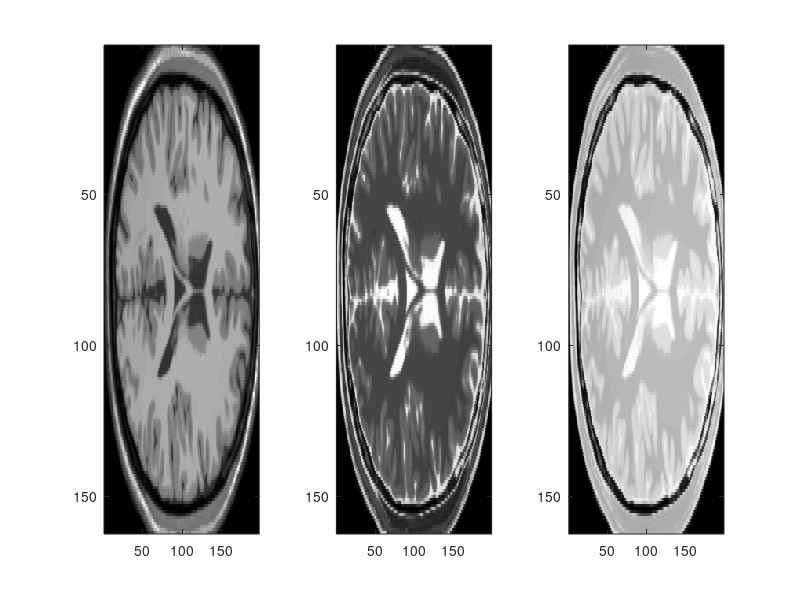

The MATLAB source for this figure: (Note: this script raises an error after producing the figure.)
% ----------------------------------- % 
% ------ Do not modify this code ---- %
% ------ Do not submit this code ---- % 
% ----------------------------------- % 
close all
clear all
clc

%%%%%%%%%%%%%%%%%%%%%%%%% 1) %%%%%%%%%%%%%%%%%%%%%%%%%%%%%
% Read and display an image
load Toy_T1_T2.mat
% Remove the following 3 variables underneath to revert to original
% t1 = [0.4, 0.5; 0.25, 0.2];
% t2 = [0.2, 0.6; 0.25, 0.1];
% pd = [1, 0.35; 0.25, 0.45];

figure, 
subplot(1,3,1), imagesc(t1)
subplot(1,3,2), imagesc(t2)
subplot(1,3,3), imagesc(pd), colormap gray
%%%%%%%%%%%%%%%%%%%%%%%%% 2) %%%%%%%%%%%%%%%%%%%%%%%%%%%%%
% Apply KMeans, the features are t1 t2 pd
% clusterCentersIn = [1 1 1; 1 1 0; 1 0 1; 0 1 1; 1 0 0; 0 1 0; 0 0 1; 0 0 0];
% do not uncomment the above line in your final code. Only uncomment it when you initially write your code (it is easier to have the clusterCentersIn, so write your first version of code using it.
InIm = zeros([size(t1) 3]); % input image that includes all t1 t2 pd data
InIm(:,:,1) = t1;
InIm(:,:,2) = t2;
InIm(:,:,3) = pd;
segmentedImage = KMeans(InIm,5); %clusterCentersIn);
figure, imagesc(segmentedImage), colormap hot
title('KMeans with t1 t2 pd');

%%%%%%%%%%%%%%%%%%%%%%%%% 3) %%%%%%%%%%%%%%%%%%%%%%%%%%%%%
% Create two new images that encode the x and y coordinates of each pixel in the image.

Ximage = repmat( [1:size(InIm,2)], size(InIm,1), 1);    % Specifies list of scalars, r1, r2, ..., rN, that describes how copies of A 
                                                        % are arranged in each dimension. When A has N dimensions, the size of B is 
                                                        % size(A).*[r1...rN]. For example, repmat([1 2; 3 4],2,3) returns a 4-by-6 matrix.
                                                        
Yimage = repmat( [1:size(InIm,1)]', 1, size(InIm,2));   % Specifies list of scalars, r1, r2, ..., rN, that describes how copies of A 
                                                        % are arranged in each dimension. When A has N dimensions, the size of B is 
                                                        % size(A).*[r1...rN]. For example, repmat([1 2; 3 4],2,3) returns a 4-by-6 matrix. 

%%%%%%%%%%%%%%%%%%%%%%%%% 4) %%%%%%%%%%%%%%%%%%%%%%%%%%%%%
% Normalize and add to features
FeatureIin = zeros( size(InIm,1), size(InIm,2), 5);
FeatureIin(:,:,1:3) = InIm;
FeatureIin(:,:,4) = Ximage/max(Ximage(:));
FeatureIin(:,:,5) = Yimage/max(Yimage(:));

%%%%%%%%%%%%%%%%%%%%%%%%% 5) %%%%%%%%%%%%%%%%%%%%%%%%%%%%%
% Apply Kmeans to new feature image
segmentedImage = KMeans(FeatureIin,5); %clusterCentersIn);
figure, imagesc(segmentedImage)
title('KMeans with t1 t2 pd X Y');
display('Finished!'), colormap hot
